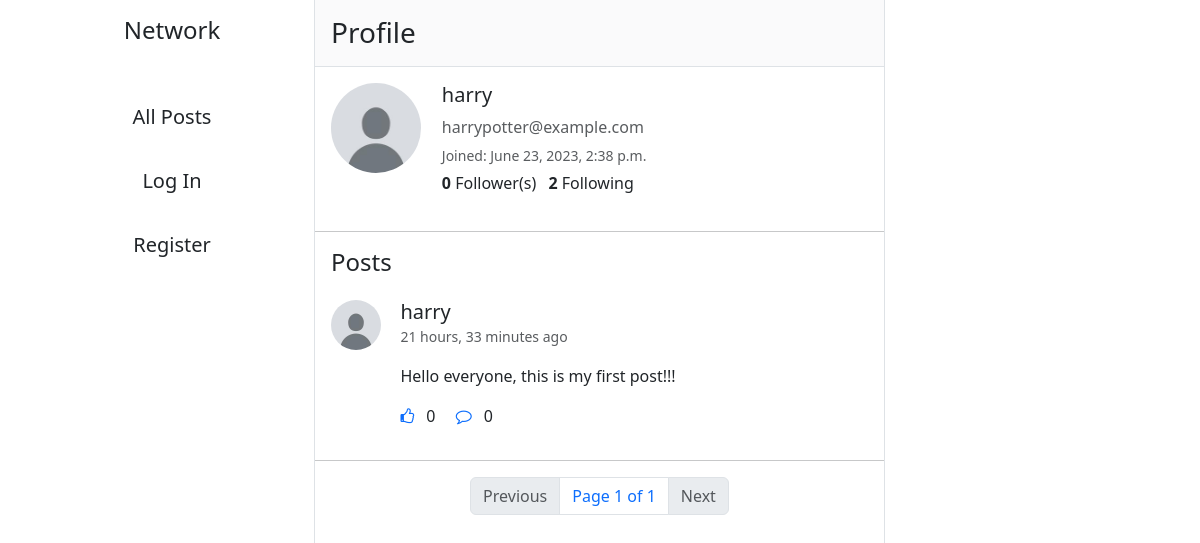
Before: /profile/3 with the older database file.
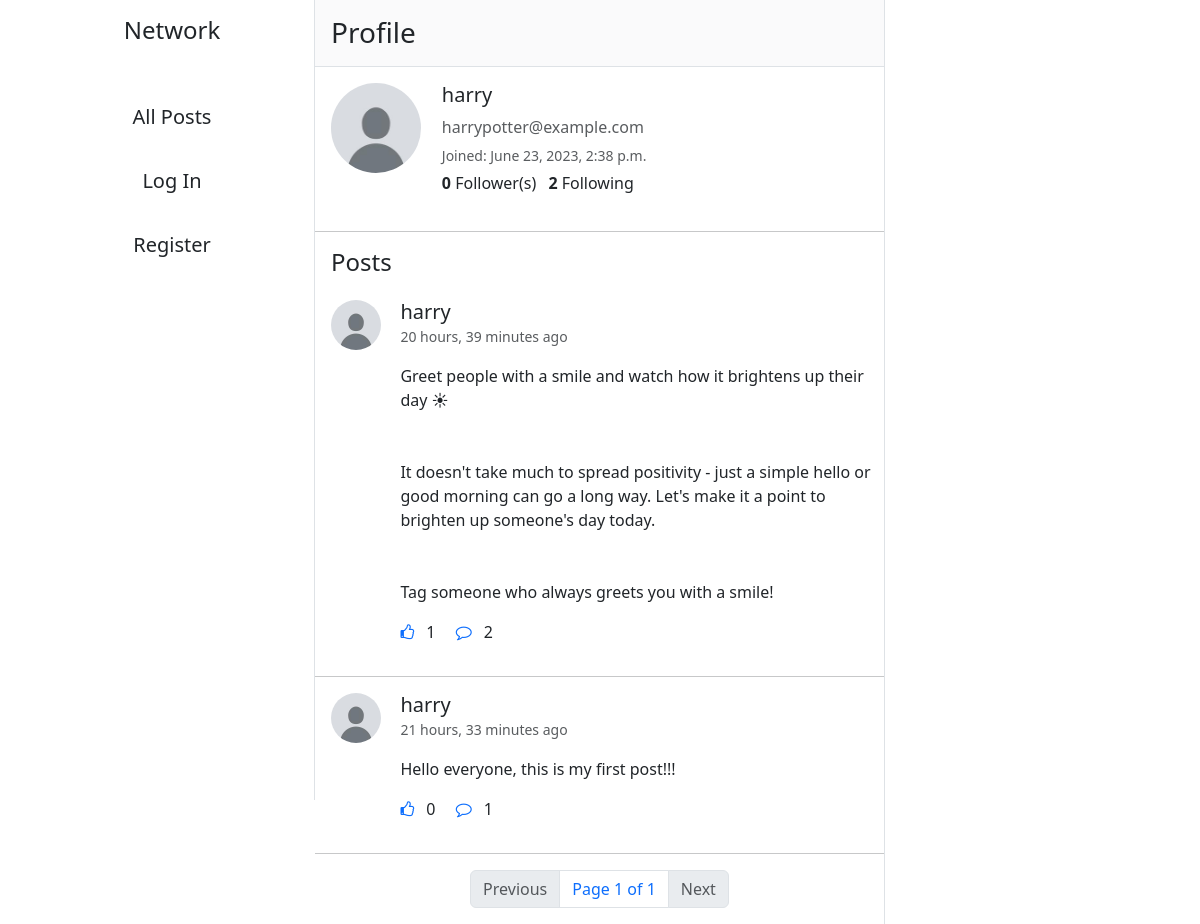
After: the same page with the newer database file.
### network/models.py (models this page shows, shortened)
class Post(models.Model):
    content = models.CharField(max_length=1200, null=False, blank=False)
    posted_on = models.DateTimeField(auto_now_add=True)
    posted_by = models.ForeignKey(User, on_delete=models.CASCADE, related_name="posts")
    likes = models.ManyToManyField(User, blank=True, related_name="liked_posts")
    def count_likes(self):
        return self.likes.count()
    def get_comments(self):
        return self.comments.all()
    def count_comments(self):
        return self.comments.count()
    def check_like(self, user):
        try:
            self.likes.get(pk=user.id)
            return True
        except:
            return False

class User(AbstractUser):
    profile_pic = models.ImageField(upload_to="images/", default="images/default-profile-pic.jpg")
    def get_posts(self):
        posts = self.posts.order_by("-posted_on").all()
        return posts
    def get_followers_count(self):
        return self.followers.count()
    def get_followings_count(self):
        return self.followings.count()

### network/views.py (the view)
# urls.py: path("profile/<int:user_id>", views.profile, name="profile"),
def profile(request, user_id):
    try:
        user = User.objects.get(pk=user_id)
    except User.DoesNotExist:
        return HttpResponseRedirect(reverse("index"))
    posts = user.get_posts()
    posts = posts.order_by("-posted_on")
    paginator = Paginator(posts, 10)
    page_num = request.GET.get("page")
    posts = paginator.get_page(page_num if page_num else 1)
    likes = []
    for post in posts:
        likes.append(post.check_like(user=request.user))
    zipped_list = zip(posts, likes)
    is_following = False
    try:
        if (request.user.is_authenticated):
            Follower.objects.get(followee=user, follower=request.user)
            is_following = True
    except Follower.DoesNotExist:
        is_following = False
    return render(request, "network/profile.html", {
        "user": user,
        "posts": posts,
        "zipped_list": zipped_list,
        "is_following": is_following
    })

### network/templates/network/profile.html (shortened to what this page needs)
{% extends "network/layout.html" %}
{% block body %}
    <h3 class="p-3 bg-body-tertiary bg-opacity-75 m-0 border-bottom sticky-top">
        {% if user == request.user %}
            Your Profile
        {% else %}
            Profile
        {% endif %}
    </h3>
    <div class="row">
        <div class="col-2 m-3">
            <img class="profile-pic profile-pic-lg" src="{{ user.profile_pic.url }}" alt="profile-pic">
        </div>
        <div class="col-8 py-3 px-lg-2 px-sm-3">
            <h5>{{ user.username }}</h5>
            <p class="text-muted my-1">{{ user.email }}</p>
            <small class="text-muted">Joined: {{ user.date_joined }}</small>
            <p class="my-1">
                <strong id="follower-count">{{ user.get_followers_count }}</strong> Follower(s)
                <strong class="ms-2">{{ user.get_followings_count }}</strong> Following
            </p>
        </div>
    </div>
    <hr>
    <h4 class="mx-3">
        {% if user == request.user %}
            Your Posts
        {% else %}
            Posts
        {% endif %}
    </h4>
    {% include "network/posts.html" %}
{% endblock %}

### network/templates/network/posts.html (shortened to what this page needs)
{% for post, like in zipped_list %}
        <div class="card w-100 border-0" id="post{{ post.id }}">
            <div class="row">
                <div class="col-1 m-3">
                    <img class="profile-pic profile-pic-md" src="{{ post.posted_by.profile_pic.url }}" alt="profile-pic">
                </div>
                <div class="col-9 card-body position-relative me-2">
                    <h5 class="card-title my-0">
                        <a href="{% url 'profile' post.posted_by.id %}"
                            class="link-dark link-underline-opacity-0 link-underline-opacity-100-hover">{{ post.posted_by }}</a>
                    </h5>
                    <small class="card-subtitle mb-2 text-body-secondary">{{ post.posted_on|timesince }} ago</small>
                    <p class="card-text my-3 post-content">{{ post.content }}</p>
                    <p class="card-text">
                        <a class="text-decoration-none like-btn" data-id="{{ post.id }}">
                            {% if like %}
                                <i class="fa fa-thumbs-up"></i>
                            {% else %}
                                <i class="fa fa-thumbs-o-up"></i>
                            {% endif %}
                        </a>
                        <span class="likes-count mx-2">{{ post.count_likes }}</span>
                        <a href="#commentCollapse{{ post.id }}" class="card-link text-decoration-none mx-2" data-bs-toggle="collapse"
                            role="button" aria-expanded="false" aria-controls="commentCollapse{{ post.id }}">
                            <i class="fa fa-comment-o"></i>
                        </a>
                        <span class="comments-count">{{ post.count_comments }}</span>
                    </p>
                </div>
            </div>
        </div>
        <hr class="my-0">
{% empty %}
    <h4 class="p-3">No posts yet.</h4>
{% endfor %}
{% include "network/pagination.html" %}

Changed rows visible on the page:
added Post: posted_by.profile_pic (placeholder picture), posted_by "harry", posted_on "20 hours, 39 minutes", content "Greet people with a smile and watch how it brightens up their day ☀ It doesn't take much to spread positivity - just a simple hello or good morning can go a long way. Let's make it a point to brighten up someone's day today. Tag someone who always greets you with a smile!", count_likes "1", count_comments "2"
computed for Post "Hello everyone, this is my first post!!!": count_comments "0" → "1"
